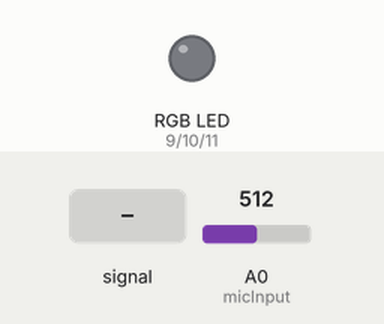
The sketch below on a simulated Arduino Uno, built with avr-gcc and run on an emulated ATmega328P. Parts: an RGB LED mixed from three pins (HIGH = lit). Dashed ring = blinking. The inputs (shaded band) are chosen by the test bench; at power-on: A0 (micInput) = 512.

Above: at 1.2 s.
1.3 s: A0 (micInput) fed a 200 Hz sine of ±81 counts around its level
At 3.21 s:
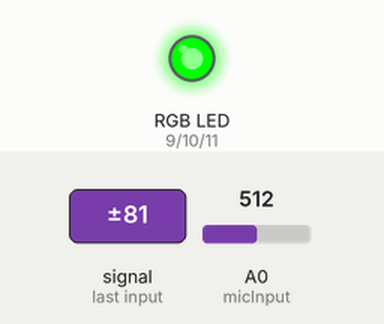
4.3 s: A0 (micInput) set to 540
At 4.7 s:
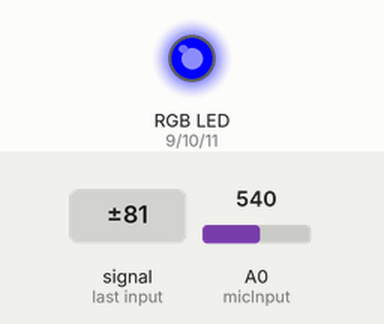
5.8 s: A0 (micInput) set to 541
At 6.0 s:
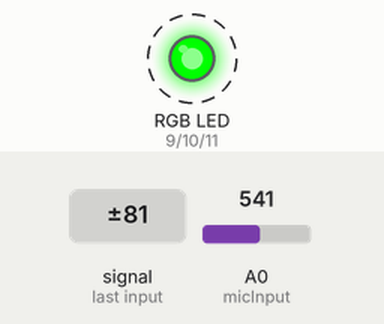
8.8 s: A0 (micInput) set to 560
At 8.97 s:
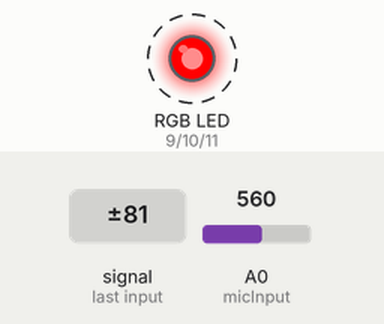
Timing chart, 0 to 12.8 s (numbered marks = the images above; inputs shaded):
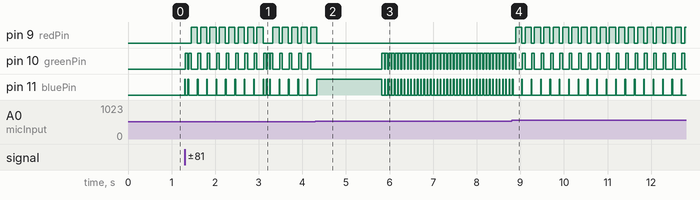

The sketch:

sound2RGB.ino
```cpp
//int DO = 2; You do not use any Do variable somewhere
int micInput = A0;
//int DA = A0; //analog //Neither any DA
int sensorValue; //You do not need to initialize the variable.
int redPin = 9;
int greenPin = 10;
int bluePin = 11;
void setup() {
pinMode(redPin, OUTPUT);
pinMode(greenPin, OUTPUT);
pinMode(bluePin, OUTPUT);
// analogWrite(redPin, 255); You don't need any analogs for RGB, inside setup
// analogWrite(greenPin, 255);
// analogWrite(bluePin, 255);
}
void loop() {
sensorValue = analogRead(micInput);
if (sensorValue > 530) {
setColor(0,0,255); //blue
delay(15);
}
if (sensorValue > 540) {
setColor(0,255,0);
delay(60);
}
if (sensorValue > 550) {
setColor(255,0,0);
delay(140);
}
}
//create a color setting function in order to avoid to much code
void setColor(int redValue, int greenValue, int blueValue) {
analogWrite(redPin, redValue);
analogWrite(greenPin, greenValue);
analogWrite(bluePin, blueValue);
}
```

Measured:
- the behaviour switches between 540 and 541 on A0 (micInput) (found by bisection; images 2 and 3)
- after the input at 1.3 s, pin 9 (redPin): goes 7 × (HIGH 0.14 s, LOW 0.08 s), HIGH 0.14 s, LOW 0.23 s, 4 × (HIGH 0.14 s, LOW 0.08 s), then HIGH, starting after 0.15 s
- after the input at 4.3 s, pin 9 (redPin): goes on until 4.3 s, then stays LOW; pin 10 (greenPin): stops changing and stays LOW; pin 11 (bluePin): goes on until 4.3 s, then stays HIGH
- after the input at 5.8 s, pin 10 (greenPin): alternates HIGH for 0.06 s and LOW for 0.02 s, starting at once; pin 11 (bluePin): alternates HIGH for 0.02 s and LOW for 0.06 s, starting at once
- after the input at 8.8 s, pin 9 (redPin): alternates HIGH for 0.14 s and LOW for 0.08 s, starting after 0.09 s; pin 11 (bluePin): alternates HIGH for 0.02 s and LOW for 0.20 s, starting after 0.23 s
